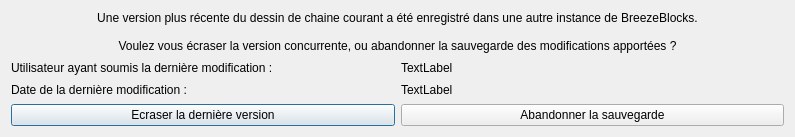
<?xml version="1.0" encoding="UTF-8"?>
<ui version="4.0">
 <class>ConflictDialog</class>
 <widget class="QDialog" name="ConflictDialog">
  <property name="windowModality">
   <enum>Qt::ApplicationModal</enum>
  </property>
  <property name="geometry">
   <rect>
    <x>0</x>
    <y>0</y>
    <width>795</width>
    <height>137</height>
   </rect>
  </property>
  <property name="windowTitle">
   <string>Ecraser la version concurrente ?</string>
  </property>
  <property name="modal">
   <bool>true</bool>
  </property>
  <layout class="QVBoxLayout" name="verticalLayout">
   <item>
    <widget class="QLabel" name="label">
     <property name="text">
      <string>Une version plus récente du dessin de chaine courant a été enregistré dans une autre instance de BreezeBlocks. 

Voulez vous écraser la version concurrente, ou abandonner la sauvegarde des modifications apportées ?</string>
     </property>
     <property name="alignment">
      <set>Qt::AlignCenter</set>
     </property>
     <property name="wordWrap">
      <bool>true</bool>
     </property>
    </widget>
   </item>
   <item>
    <layout class="QGridLayout" name="gridLayout">
     <item row="0" column="0">
      <widget class="QLabel" name="label_2">
       <property name="text">
        <string>Utilisateur ayant soumis la dernière modification :</string>
       </property>
      </widget>
     </item>
     <item row="1" column="0">
      <widget class="QLabel" name="label_3">
       <property name="text">
        <string>Date de la dernière modification :</string>
       </property>
      </widget>
     </item>
     <item row="0" column="1">
      <widget class="QLabel" name="userLabel">
       <property name="text">
        <string>TextLabel</string>
       </property>
      </widget>
     </item>
     <item row="1" column="1">
      <widget class="QLabel" name="dateAndTimeLabel">
       <property name="text">
        <string>TextLabel</string>
       </property>
      </widget>
     </item>
    </layout>
   </item>
   <item>
    <layout class="QHBoxLayout" name="horizontalLayout">
     <item>
      <widget class="QPushButton" name="savePushButton">
       <property name="text">
        <string>Ecraser la dernière version</string>
       </property>
      </widget>
     </item>
     <item>
      <widget class="QPushButton" name="loadPushButton">
       <property name="text">
        <string>Abandonner la sauvegarde</string>
       </property>
      </widget>
     </item>
    </layout>
   </item>
  </layout>
 </widget>
 <resources/>
 <connections/>
</ui>
